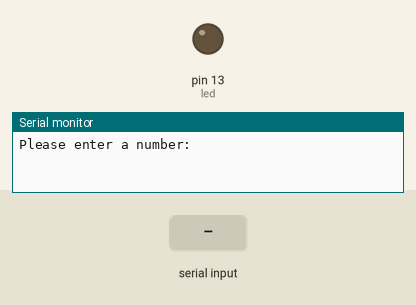
Recording of a sketch running on a simulated Arduino Uno, built with avr-gcc and run on an emulated ATmega328P. Parts: output pins drawn as LEDs (lit = HIGH), the last lines printed to the serial monitor. Dashed ring = blinking. The inputs (shaded band) are chosen by the test bench.

Above: at 1.2 s.
1.3 s: "90,45\n" received over Serial
At 1.42 s:
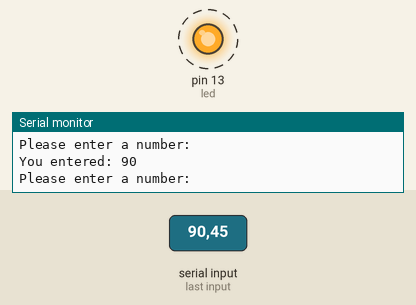
Timing chart, 0 to 10.3 s (numbered marks = the images above; inputs shaded):
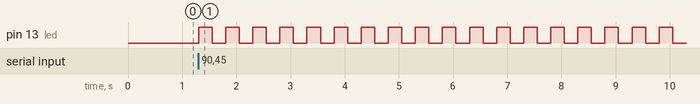

Measured:
- after the input at 1.3 s, pin 13 (led): alternates HIGH for 0.25 s and LOW for 0.25 s, starting at once

The sketch:

helloWorld.ino
```cpp
/* Hello World program */

#include <stdint.h>
#include <stdio.h>

int i;
int led;

void setup()
{
    i = 0;
    led = 13;
    pinMode(led, OUTPUT);
    digitalWrite(led,LOW);
	Serial.begin(9600);
    Serial.print("Please enter a number: ");
}

void loop()
{
    if(Serial.available())
    {
        i = Serial.parseInt();
        Serial.println("");
        Serial.print("You entered: ");
        Serial.println(i);
        Serial.print("Please enter a number: ");
        for(int num = 0; num < i; num++)
        {
            digitalWrite(led,HIGH);
            delay(250);
            digitalWrite(led,LOW);
            delay(250);
        }
    }
}
```
